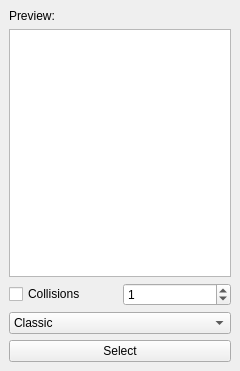
<?xml version="1.0" encoding="UTF-8"?>
<ui version="4.0">
 <class>TilePin</class>
 <widget class="QDockWidget" name="TilePin">
  <property name="geometry">
   <rect>
    <x>0</x>
    <y>0</y>
    <width>240</width>
    <height>371</height>
   </rect>
  </property>
  <property name="windowIcon">
   <iconset resource="../../../resources/res.qrc">
    <normaloff>:/special/special/pin.svg</normaloff>:/special/special/pin.svg</iconset>
  </property>
  <property name="windowTitle">
   <string>Pinned Tile</string>
  </property>
  <widget class="QWidget" name="dockWidgetContents">
   <layout class="QVBoxLayout" name="verticalLayout">
    <item>
     <widget class="QLabel" name="tileLabel">
      <property name="text">
       <string>Preview:</string>
      </property>
     </widget>
    </item>
    <item>
     <widget class="SimpleViewport" name="Preview"/>
    </item>
    <item>
     <layout class="QHBoxLayout" name="horizontalLayout">
      <item>
       <widget class="QCheckBox" name="Collisions">
        <property name="text">
         <string>Collisions</string>
        </property>
       </widget>
      </item>
      <item>
       <widget class="QSpinBox" name="Layer">
        <property name="wrapping">
         <bool>true</bool>
        </property>
        <property name="minimum">
         <number>1</number>
        </property>
        <property name="maximum">
         <number>3</number>
        </property>
       </widget>
      </item>
     </layout>
    </item>
    <item>
     <widget class="QComboBox" name="RenderOption">
      <item>
       <property name="text">
        <string>Classic</string>
       </property>
      </item>
      <item>
       <property name="text">
        <string>Tile image</string>
       </property>
      </item>
      <item>
       <property name="text">
        <string>Henry</string>
       </property>
      </item>
      <item>
       <property name="text">
        <string>Unrendered</string>
       </property>
      </item>
      <item>
       <property name="text">
        <string>Rendered (sun)</string>
       </property>
      </item>
      <item>
       <property name="text">
        <string>Rendered (shaded)</string>
       </property>
      </item>
      <item>
       <property name="text">
        <string>Rendered (rain)</string>
       </property>
      </item>
     </widget>
    </item>
    <item>
     <widget class="QPushButton" name="Select">
      <property name="text">
       <string>Select</string>
      </property>
     </widget>
    </item>
   </layout>
  </widget>
 </widget>
 <customwidgets>
  <customwidget>
   <class>SimpleViewport</class>
   <extends>QGraphicsView</extends>
   <header>RWESharpWidgets.h</header>
  </customwidget>
 </customwidgets>
 <resources>
  <include location="../../../resources/res.qrc"/>
 </resources>
 <connections/>
</ui>
